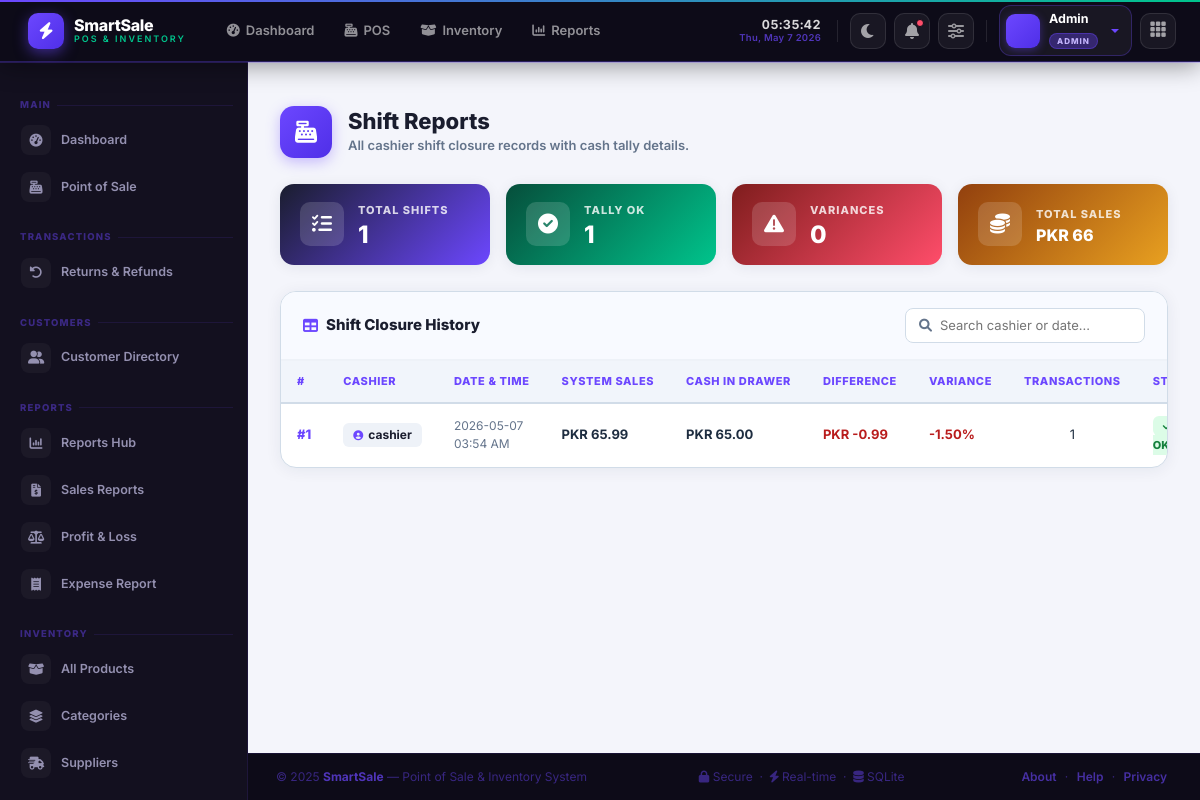
The app's page /shift-reports (signed in) with its own data.
### models.py (models this page shows, shortened)
class User(UserMixin, db.Model):
    __tablename__ = 'users'
    id = db.Column(db.Integer, primary_key=True)
    username = db.Column(db.String(80), unique=True, nullable=False)
    email = db.Column(db.String(120), unique=True, nullable=True)
    password_hash = db.Column(db.String(200), nullable=False)
    role = db.Column(db.String(20), nullable=False, default='cashier')
    is_active = db.Column(db.Boolean, default=True)
    created_at = db.Column(db.DateTime, default=datetime.utcnow)
    reset_token = db.Column(db.String(100), nullable=True)
    reset_token_expiry = db.Column(db.DateTime, nullable=True)
    transactions = db.relationship('Transaction', back_populates='cashier', lazy=True)

class ShiftReport(db.Model):
    __tablename__ = 'shift_reports'
    id = db.Column(db.Integer, primary_key=True)
    cashier_id = db.Column(db.Integer, db.ForeignKey('users.id'), nullable=False)
    shift_date = db.Column(db.DateTime, default=datetime.utcnow)
    system_sales = db.Column(db.Float, nullable=False, default=0)
    total_transactions = db.Column(db.Integer, default=0)
    cash_in_drawer = db.Column(db.Float, nullable=False, default=0)
    difference = db.Column(db.Float, default=0)
    variance_percent = db.Column(db.Float, default=0)
    status = db.Column(db.String(20), default='ok')  # ok / warning / large_variance
    cashier = db.relationship('User', backref='shift_reports', foreign_keys=[cashier_id])

### app.py (the view)
@app.route('/shift-reports')
@login_required
def shift_reports_page():
    if current_user.role in ('admin', 'manager'):
        reports = ShiftReport.query.order_by(ShiftReport.shift_date.desc()).all()
    else:
        reports = ShiftReport.query.filter_by(cashier_id=current_user.id)\
                    .order_by(ShiftReport.shift_date.desc()).all()
    return render_template('shift_reports.html', reports=reports, datetime=datetime)

### templates/shift_reports.html (shortened to what this page needs)
{% extends "base.html" %}
{% block content %}
<div class="sr-wrapper">
    <div class="sr-header">
        <div class="sr-header-icon"><i class="fas fa-cash-register"></i></div>
        <div class="sr-header-text">
            <h2>Shift Reports</h2>
            <p>All cashier shift closure records with cash tally details.</p>
        </div>
    </div>
    {% set ok_count      = reports | selectattr('status','eq','ok') | list | length %}
    {% set warn_count    = reports | selectattr('status','eq','warning') | list | length %}
    {% set large_count   = reports | selectattr('status','eq','large_variance') | list | length %}
    {% set total_sales   = reports | sum(attribute='system_sales') %}
    <div class="sr-stats">
        <div class="sr-stat purple">
            <div class="sr-stat-icon"><i class="fas fa-list-check"></i></div>
            <div>
                <div class="sr-stat-label">Total Shifts</div>
                <div class="sr-stat-value">{{ reports|length }}</div>
            </div>
        </div>
        <div class="sr-stat green">
            <div class="sr-stat-icon"><i class="fas fa-check-circle"></i></div>
            <div>
                <div class="sr-stat-label">Tally OK</div>
                <div class="sr-stat-value">{{ ok_count }}</div>
            </div>
        </div>
        <div class="sr-stat red">
            <div class="sr-stat-icon"><i class="fas fa-triangle-exclamation"></i></div>
            <div>
                <div class="sr-stat-label">Variances</div>
                <div class="sr-stat-value">{{ warn_count + large_count }}</div>
            </div>
        </div>
        <div class="sr-stat gold">
            <div class="sr-stat-icon"><i class="fas fa-coins"></i></div>
            <div>
                <div class="sr-stat-label">Total Sales</div>
                <div class="sr-stat-value" style="font-size:16px;">PKR {{ "{:,.0f}".format(total_sales) }}</div>
            </div>
        </div>
    </div>
    <div class="sr-card">
        <div class="sr-card-header">
            <div class="sr-card-title"><i class="fas fa-table"></i> Shift Closure History</div>
            <div class="sr-search">
                <i class="fas fa-search" style="color:#64748b;font-size:13px;"></i>
                <input type="text" id="srSearch" placeholder="Search cashier or date...">
            </div>
        </div>
        <div class="sr-table-wrap">
            <table class="sr-table">
                <thead>
                    <tr>
                        <th>#</th>
                        <th>Cashier</th>
                        <th>Date & Time</th>
                        <th>System Sales</th>
                        <th>Cash in Drawer</th>
                        <th>Difference</th>
                        <th>Variance</th>
                        <th>Transactions</th>
                        <th>Status</th>
                    </tr>
                </thead>
                <tbody id="srTableBody">
                    {% for r in reports %}
                    <tr>
                        <td><span style="font-weight:800;color:#6c47ff;">#{{ r.id }}</span></td>
                        <td>
                            <span class="cashier-pill">
                                <i class="fas fa-user-circle"></i>
                                {{ r.cashier.username if r.cashier else 'Deleted' }}
                            </span>
                        </td>
                        <td style="font-size:12px;color:#64748b;">
                            {{ r.shift_date.strftime('%Y-%m-%d') }}<br>
                            {{ r.shift_date.strftime('%I:%M %p') }}
                        </td>
                        <td><strong>PKR {{ "{:,.2f}".format(r.system_sales) }}</strong></td>
                        <td><strong>PKR {{ "{:,.2f}".format(r.cash_in_drawer) }}</strong></td>
                        <td>
                            <span class="{{ 'diff-pos' if r.difference >= 0 else 'diff-neg' }}">
                                {{ '+' if r.difference >= 0 else '' }}PKR {{ "{:,.2f}".format(r.difference) }}
                            </span>
                        </td>
                        <td>
                            <span class="{{ 'diff-pos' if r.variance_percent >= 0 else 'diff-neg' }}">
                                {{ '+' if r.variance_percent >= 0 else '' }}{{ "{:.2f}".format(r.variance_percent) }}%
                            </span>
                        </td>
                        <td style="text-align:center;">{{ r.total_transactions }}</td>
                        <td>
                            {% if r.status == 'ok' %}
                            <span class="badge-ok"><i class="fas fa-check"></i> OK</span>
                            {% elif r.status == 'warning' %}
                            <span class="badge-warning"><i class="fas fa-exclamation"></i> Warning</span>
                            {% else %}
                            <span class="badge-large"><i class="fas fa-triangle-exclamation"></i> Large Variance</span>
                            {% endif %}
                        </td>
                    </tr>
                    {% endfor %}
                </tbody>
            </table>
        </div>
    </div>
</div>
{% endblock %}

### templates/base.html (shortened to what this page needs)
<!DOCTYPE html>
<html lang="en">
<head>
    <link href="https://cdn.jsdelivr.net/npm/bootstrap@5.3.0/dist/css/bootstrap.min.css" rel="stylesheet">
    <link rel="stylesheet" href="https://cdnjs.cloudflare.com/ajax/libs/font-awesome/6.0.0/css/all.min.css">
    <link rel="stylesheet" href="https://cdn.jsdelivr.net/npm/bootstrap-icons@1.11.3/font/bootstrap-icons.min.css">
    <link rel="stylesheet" href="{{ url_for('static', filename='css/base.css') }}">
</head>
<body class="{% if settings and settings.theme == 'dark' %}dark-mode{% endif %}">
{% if current_user.is_authenticated %}
<div class="sidebar" id="sidebar">
    <div class="sidebar-menu">
        <div class="menu-section">
            <div class="menu-heading">Main</div>
            <a href="{{ url_for('dashboard') }}" class="menu-item {% if request.endpoint == 'dashboard' %}active{% endif %}">
                <span class="mi-icon"><i class="fas fa-tachometer-alt"></i></span> Dashboard
            </a>
            <a href="{{ url_for('pos') }}" class="menu-item {% if request.endpoint == 'pos' %}active{% endif %}">
                <span class="mi-icon"><i class="fas fa-cash-register"></i></span> Point of Sale
            </a>
        </div>
        <div class="menu-section">
            <div class="menu-heading">Transactions</div>
            <a href="{{ url_for('returns_page') }}" class="menu-item">
                <span class="mi-icon"><i class="fas fa-rotate-left"></i></span> Returns & Refunds
            </a>
        </div>
        <div class="menu-section">
            <div class="menu-heading">Customers</div>
            <a href="{{ url_for('customers_page') }}" class="menu-item">
                <span class="mi-icon"><i class="fas fa-user-group"></i></span> Customer Directory
            </a>
        </div>
        {% if current_user.role != 'cashier' %}
        <div class="menu-section">
            <div class="menu-heading">Reports</div>
            <a href="{{ url_for('reports_dashboard') }}" class="menu-item">
                <span class="mi-icon"><i class="fas fa-chart-column"></i></span> Reports Hub
            </a>
            <a href="{{ url_for('sales') }}" class="menu-item">
                <span class="mi-icon"><i class="fas fa-file-invoice-dollar"></i></span> Sales Reports
            </a>
            <a href="{{ url_for('profit_loss_page') }}" class="menu-item">
                <span class="mi-icon"><i class="fas fa-scale-balanced"></i></span> Profit & Loss
            </a>
            <a href="{{ url_for('expenses_page') }}" class="menu-item">
                <span class="mi-icon"><i class="fas fa-receipt"></i></span> Expense Report
            </a>
        </div>
        <div class="menu-section">
            <div class="menu-heading">Inventory</div>
            <a href="{{ url_for('inventory') }}" class="menu-item {% if request.endpoint == 'inventory' %}active{% endif %}">
                <span class="mi-icon"><i class="fas fa-box-open"></i></span> All Products
            </a>
            <a href="{{ url_for('categories_page') }}" class="menu-item">
                <span class="mi-icon"><i class="fas fa-layer-group"></i></span> Categories
            </a>
            <a href="{{ url_for('suppliers_page') }}" class="menu-item">
                <span class="mi-icon"><i class="fas fa-truck-fast"></i></span> Suppliers
            </a>
        </div>
        {% endif %}
    </div>
</div>
<nav class="navbar navbar-expand-lg">
    <div class="container-fluid px-3 px-md-4">
        <a class="navbar-brand" href="{{ url_for('dashboard') }}">
            <div class="brand-icon">
                <i class="fas fa-bolt"></i>
            </div>
            <div class="brand-text-wrap">
                <div class="brand-name">SmartSale</div>
                <div class="brand-sub">POS &amp; Inventory</div>
            </div>
        </a>
        <div class="collapse navbar-collapse" id="navMenu">
            <ul class="navbar-nav me-auto mb-2 mb-lg-0 ms-2 gap-1">
                <li class="nav-item">
                    <a class="nav-link" href="{{ url_for('dashboard') }}">
                        <i class="fas fa-tachometer-alt"></i> Dashboard
                    </a>
                </li>
                <li class="nav-item">
                    <a class="nav-link" href="{{ url_for('pos') }}">
                        <i class="fas fa-cash-register"></i> POS
                    </a>
                </li>
                {% if current_user.role != 'cashier' %}
                <li class="nav-item">
                    <a class="nav-link" href="{{ url_for('inventory') }}">
                        <i class="fas fa-box-open"></i> Inventory
                    </a>
                </li>
                <li class="nav-item">
                    <a class="nav-link" href="{{ url_for('reports_dashboard') }}">
                        <i class="fas fa-chart-column"></i> Reports
                    </a>
                </li>
                {% endif %}
            </ul>
            <ul class="navbar-nav align-items-center gap-2 flex-row ms-auto">
                <li class="nav-item d-none d-xl-flex align-items-center">
                    <div class="nav-clock">
                        <span class="clock-time" id="navClock">--:--:--</span>
                        <span class="clock-date" id="navDate">--- --, ----</span>
                    </div>
                </li>
                <li class="nav-item">
                    <button class="dark-toggle" id="darkToggleBtn" title="Toggle Dark Mode" onclick="toggleDarkMode()">
                        <i class="fas fa-moon" id="darkToggleIcon"></i>
                    </button>
                </li>
                <li class="nav-item dropdown">
                    <a class="notif-btn" href="#" id="notifDropdown"
                       data-bs-toggle="dropdown" data-bs-offset="0,8"
                       title="Notifications">
                        <i class="fas fa-bell"></i>
                        <span class="notif-dot" id="notifDot"></span>
                    </a>
                </li>
                <li class="nav-item d-none d-md-block">
                    <a class="nav-icon-btn" href="{{ url_for('settings') }}" title="Settings">
                        <i class="fas fa-sliders"></i>
                    </a>
                </li>
                <li class="nav-item dropdown">
                    <a class="user-trigger dropdown-toggle" href="#" id="userMenu"
                       data-bs-toggle="dropdown" data-bs-offset="0,8"
                       style="text-decoration:none;">
                        {% if current_user.role == 'admin' %}
                            <div class="user-avatar admin"></div>
                            <div class="d-none d-sm-block">
                                <div class="user-info-name">{{ current_user.username|capitalize }}</div>
                                <span class="role-badge admin">ADMIN</span>
                            </div>
                        {% elif current_user.role == 'manager' %}
                            <div class="user-avatar manager"><i class="fas fa-user-tie"></i></div>
                            <div class="d-none d-sm-block">
                                <div class="user-info-name">{{ current_user.username|capitalize }}</div>
                                <span class="role-badge manager">MANAGER</span>
                            </div>
                        {% else %}
                            <div class="user-avatar cashier"><i class="fas fa-user"></i></div>
                            <div class="d-none d-sm-block">
                                <div class="user-info-name">{{ current_user.username|capitalize }}</div>
                                <span class="role-badge cashier">CASHIER</span>
                            </div>
                        {% endif %}
                    </a>
                </li>
                {% if current_user.role != 'cashier' %}
                <li class="nav-item dropdown">
                    <a class="grid-btn" href="#" id="gridDropdown"
                       role="button" data-bs-toggle="dropdown" data-bs-offset="0,8">
                        <i class="bi bi-grid-3x3-gap-fill"></i>
                    </a>
                </li>
                {% endif %}
            </ul>
        </div>
    </div>
</nav>
{% endif %}
<main class="container">
    {% block content %}{% endblock %}
</main>
{% if current_user.is_authenticated %}
<footer class="main-footer">
    <div class="footer-content">
        <div class="footer-left">
            <p>© 2025 <strong style="color:rgba(108,71,255,0.7);">SmartSale</strong> — Point of Sale &amp; Inventory System</p>
        </div>
        <div class="footer-center">
            <p>
                <i class="fas fa-lock"></i> Secure &nbsp;·&nbsp;
                <i class="fas fa-bolt"></i> Real-time &nbsp;·&nbsp;
                <i class="fas fa-database"></i> SQLite
            </p>
        </div>
        <div class="footer-right">
            <a href="#" onclick="alert('SmartSale POS\nVersion: 1.0.0\nFramework: Flask + SQLite\nDeveloped for VU Final Project')">About</a> ·
            <a href="#" onclick="alert('Support\nContact your system administrator.')">Help</a> ·
            <a href="#" onclick="alert('All data is securely stored on local server.')">Privacy</a>
        </div>
    </div>
</footer>
{% endif %}
</body>
</html>

### records on screen
User: username "Admin"
ShiftReport: id "1", cashier "cashier", shift_date "2026-05-07", shift_date "03:54 AM", system_sales "65.99", cash_in_drawer "65.00", difference "-0.99", variance_percent "-1.50", total_transactions "1", status "ok" (drawn)

### other values on screen
{{ reports|length }} "1"
{{ ok_count }} "1"
{{ warn_count + large_count }} "0"
{{ "{:,.0f}".format(total_sales) }} "66"
